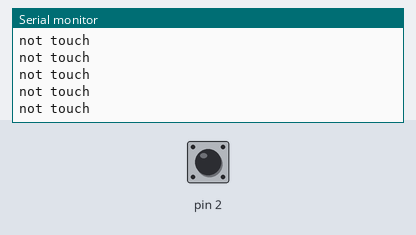
Recording of a sketch running on a simulated Arduino Uno, built with avr-gcc and run on an emulated ATmega328P. Parts: the last lines printed to the serial monitor. The inputs (shaded band) are chosen by the test bench; at power-on: pin 2 HIGH.

Above: at 1.2 s.
1.3 s: pin 2 driven LOW
At 2.9 s:
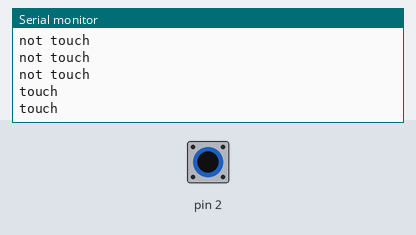
3.8 s: pin 2 driven HIGH
At 4.5 s:
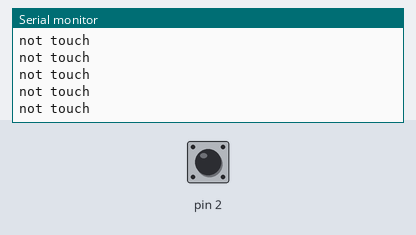
6.8 s: pin 2 pulsed LOW 2 times (0.12 s each, 0.3 s apart)
At 7.4 s:
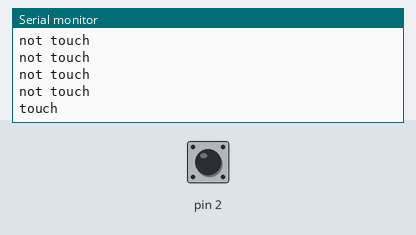

Measured:
- after the input at 1.3 s, the serial monitor: prints a new line after 0.07 s (image 1)
- after the input at 6.8 s, the serial monitor: prints a new line after 0.08 s (image 3)

The sketch:

arduino_touch_test.ino
```cpp
void setup() {
  pinMode(2, INPUT);
  Serial.begin(9600);
}

void loop() {
  // put your main code here, to run repeatedly:
  if (digitalRead(2) == LOW){
    Serial.println("touch");
    delay(1000);
  }else{
    Serial.println("not touch");
  }

}
```
